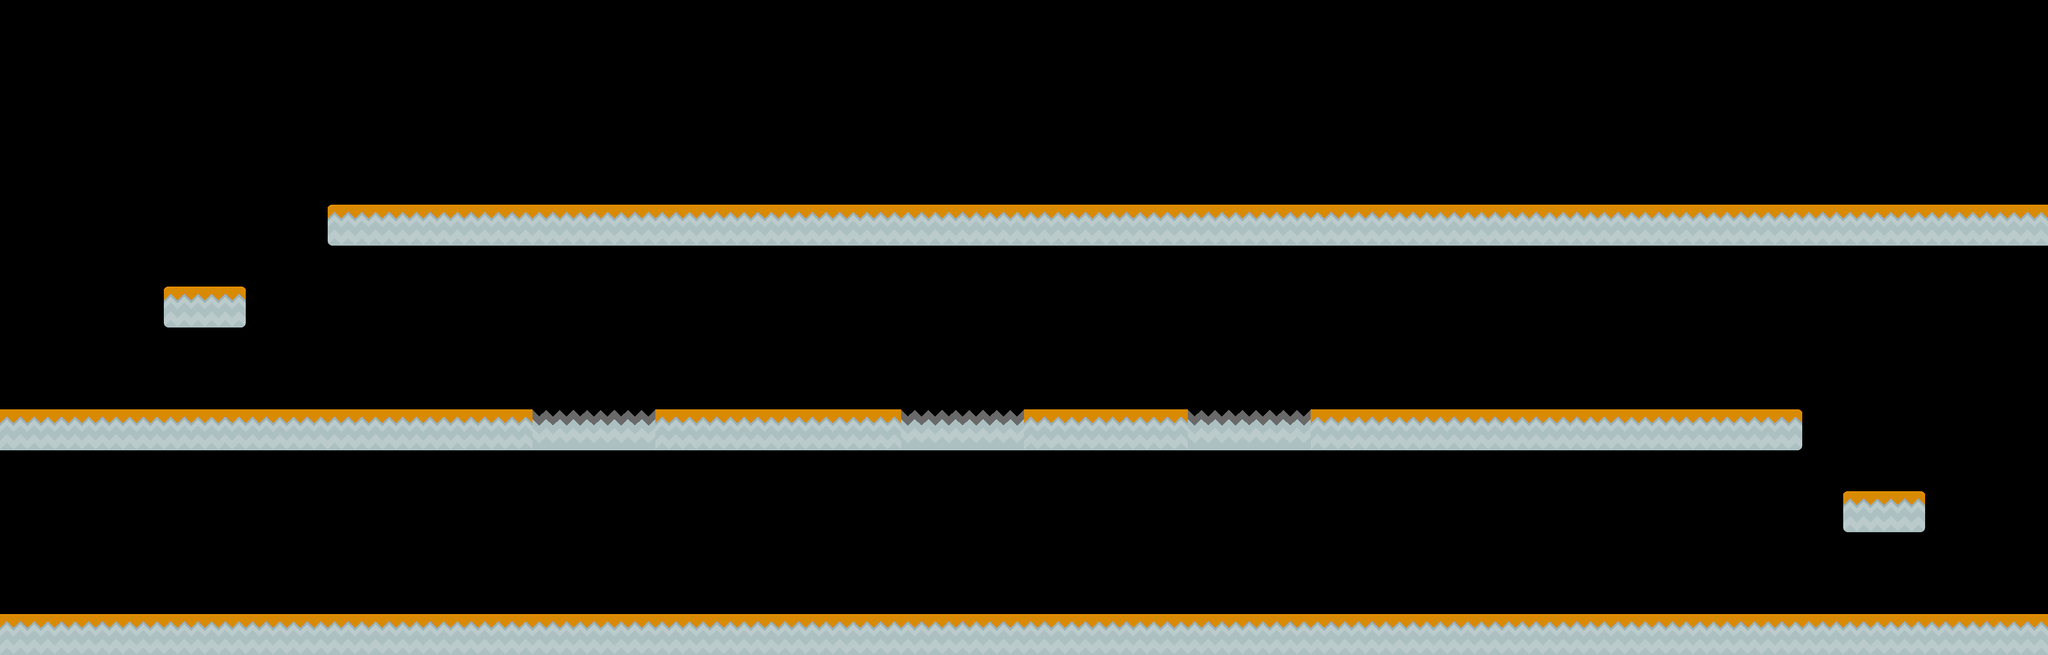

A 2D game scene composited from a Tiled map and its tileset images. What follows is a short description and the map's XML, with each tile layer's data collapsed to a summary:
An orthogonal 50x16 tile map with 70x70 px tiles, 2 tile layers (Stationary, Moving) and 10 objects (10x 1).

<map version="1.0" orientation="orthogonal" renderorder="right-down" width="50" height="16" tilewidth="70" tileheight="70" nextobjectid="15">
 <tileset firstgid="1" name="autumnsplatforms" tilewidth="70" tileheight="70">
  <image source="autumnsplatforms.png" trans="ff00ff" width="512" height="512" />
  <tile id="35">
   <properties>
    <property name="Spike" value="1" />
   </properties>
  </tile>
 </tileset>
 <layer name="Stationary" width="50" height="16">
  <data>[800 cells, 141 non-empty, 5 distinct tile ids]</data>
 </layer>
 <objectgroup name="Enemies">
  <object id="4" name="Enemy" type="1" x="2867.3" y="1015" width="50" height="28" />
  <object id="5" name="Enemy" type="1" x="2400" y="315" width="50" height="28" />
  <object id="6" name="Enemy" type="1" x="2656.94" y="315" width="50" height="28" />
  <object id="7" name="Enemy" type="1" x="1000" y="1015" width="50" height="28" />
  <object id="8" name="Enemy" type="1" x="1068.82" y="315" width="50" height="28" />
  <object id="9" name="Enemy" type="1" x="1500" y="1015" width="50" height="28" />
  <object id="11" name="Enemy" type="1" x="1981" y="1015" width="50" height="28" />
  <object id="12" name="Enemy" type="1" x="1469" y="315" width="50" height="28" />
  <object id="13" name="Enemy" type="1" x="1781" y="315" width="50" height="28" />
  <object id="14" name="Enemy" type="1" x="2245" y="315" width="50" height="28" />
 </objectgroup>
 <layer name="Moving" width="50" height="16">
  <data>[800 cells, 0 non-empty, 0 distinct tile ids]</data>
 </layer>
</map>
